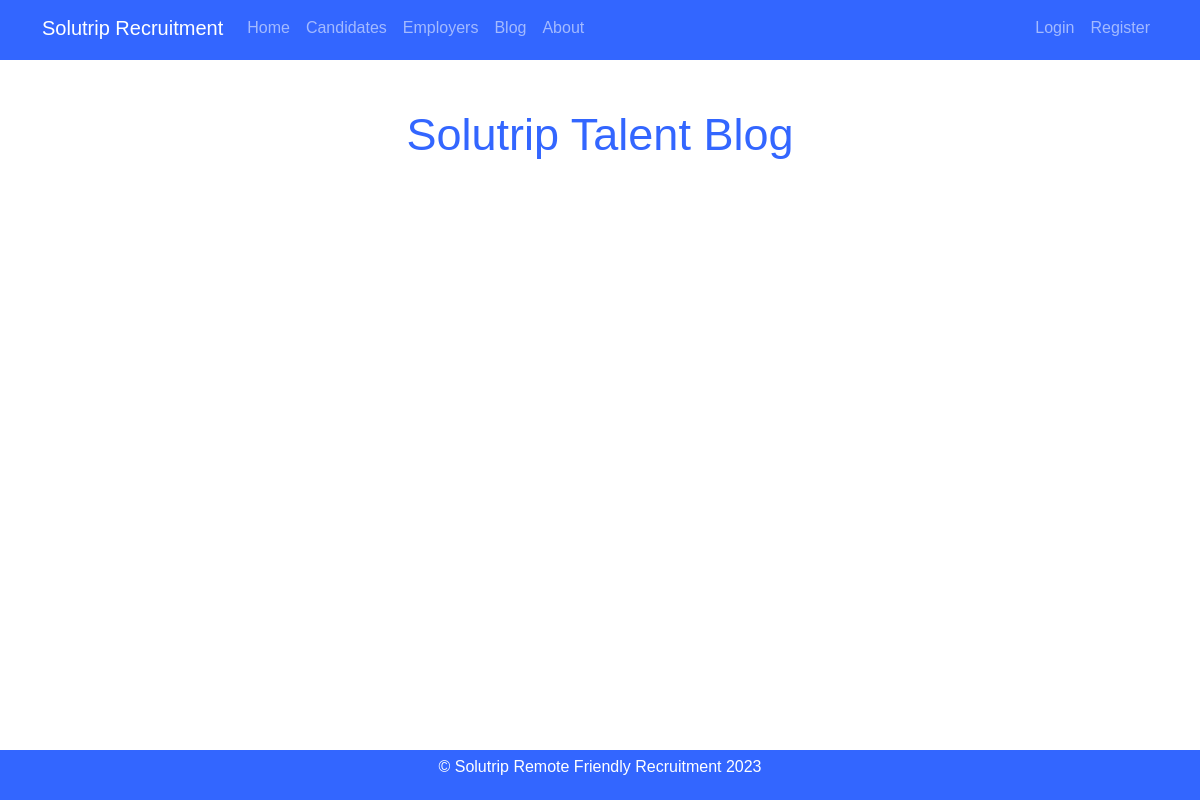
/blog, run on an earlier commit of the app's database.
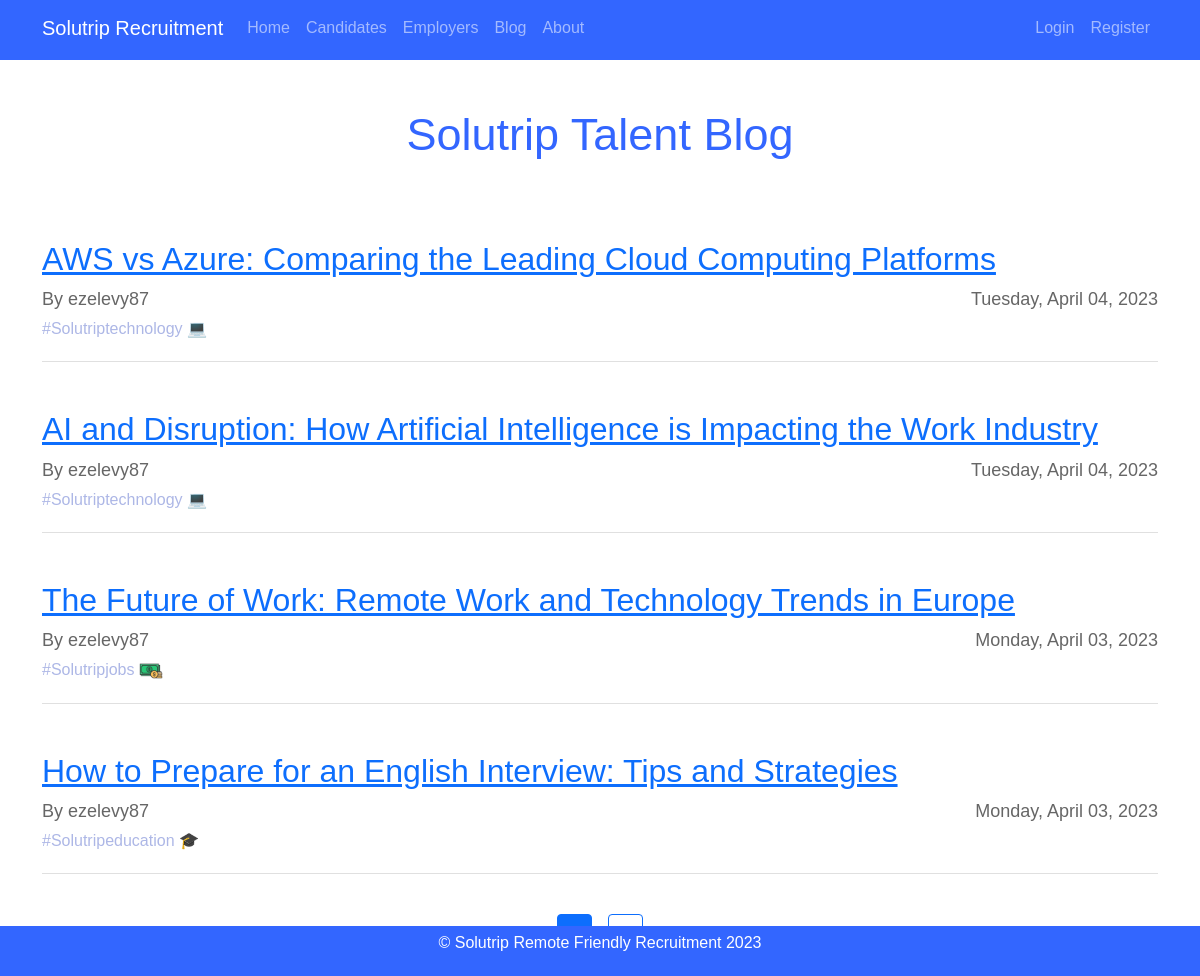
And on a later commit of the database.
### Solutrip_app/models.py (models this page shows, shortened)
class Post(db.Model):
    id = db.Column (db.Integer, primary_key=True)
    title = db.Column(db.String(60), nullable=False)
    date_posted = db.Column(db.DateTime, nullable=False, default=datetime.utcnow)
    tag = db.Column(db.String(60), nullable=False)
    content = db.Column(db.Text, nullable=False)
    user_id = db.Column(db.Integer, db.ForeignKey('user.id'), nullable=False)

class User(db.Model, UserMixin):
    id = db.Column (db.Integer, primary_key=True)
    username = db.Column (db.String(64), unique=True, nullable=False)
    email = db.Column (db.String(120), unique=True, nullable=False)
    password = db.Column(db.String(128), nullable=False)
    image_file = db.Column(db.String(20), nullable=False, default='default.jpg')
    role = db.Column(db.String(20), nullable=False, default='user')
    confirmed = db.Column(db.Boolean, default=False)
    confirmation_token = db.Column(db.String(100), unique=True)
    user_info = db.relationship('UserInfo', backref='user', lazy=True)
    author = db.relationship('Post', backref='author', lazy=True )

### Solutrip_app/routes.py (the view)
@app.route("/blog")
def blog():
    page = request.args.get('page',1,type=int)
    posts = Post.query.order_by(Post.date_posted.desc()).paginate(page = page, per_page = 4)
    return render_template("blog.html", posts = posts, title = "Blog")

### Solutrip_app/templates/blog.html
{% extends 'layout.html' %}
{% block content %}
    <div class="blog">
        <h2 class="blog-title mt-5" style="padding-bottom: 30px;">Solutrip Talent Blog</h2>
        {% for post in posts.items %}
            <div class="blog-post mt-5">
                <h4> <a class="post-title" href="{{ url_for('post', post_id= post.id)}}"> {{ post.title }}</a></h4>
                <div class="post-info mb-1">
                    <span class="post-author">By {{ post.author.username }}</span>
                    <span class="post-date">{{ post.date_posted.strftime('%A, %B %d, %Y') }}</span>
                </div>
                {% if post.tag == "technology" %}
                <div class="post-tag" style="color: rgb(173, 183, 230);">
                    #Solutrip{{ post.tag }} &#x1F4BB;
                </div>
                {% elif post.tag == "education" %}
                    <div class="post-tag" style="color: rgb(173, 183, 230);">
                        #Solutrip{{ post.tag }} &#x1F393;
                    </div>
                {% elif post.tag == "jobs" %}
                    <div class="post-tag" style="color: rgb(173, 183, 230);">
                        #Solutrip{{ post.tag }}
                        <img src="{{ url_for('static', filename='dinero.png') }}" alt="Technology" width="24" height="24">
                    </div>
                {% elif post.tag == "science" %}
                <div class="post-tag" style="color: rgb(173, 183, 230);">
                    #Solutrip{{ post.tag }} &#x1F52C;
                </div>
                {% endif %}
            </div>
        {% endfor %}
    </div>
    <div class="d-flex justify-content-center">
    {% for page_num in posts.iter_pages() %}
        {% if page_num %}
            {% if posts.page == page_num %}
                <a class=" btn btn-primary mx-2 mb-4 float-right" href="{{url_for('blog', page = page_num)}}" style="color: white;"> {{ page_num }}</a>
            {% else %}
                <a class=" btn btn-outline-primary mx-2 mb-4" href="{{url_for('blog', page = page_num)}}" style="color: #3f82c3;"> {{ page_num }}</a>
            {% endif %}
        {% else %}
            ...
        {% endif %}
    {% endfor%}
    </div>
{% endblock content %}

What changed in the data, as far as the page shows it:
added Post: title "AWS vs Azure: Comparing the Leading Cloud Computing Platforms", author.username "ezelevy87", date_posted "Tuesday, April 04, 2023", tag "technology"
added Post: title "AI and Disruption: How Artificial Intelligence is Impacting the Work Industry", author.username "ezelevy87", date_posted "Tuesday, April 04, 2023", tag "technology"
added Post: title "The Future of Work: Remote Work and Technology Trends in Europe", author.username "ezelevy87", date_posted "Monday, April 03, 2023", tag "jobs"
added Post: title "How to Prepare for an English Interview: Tips and Strategies", author.username "ezelevy87", date_posted "Monday, April 03, 2023", tag "education"
